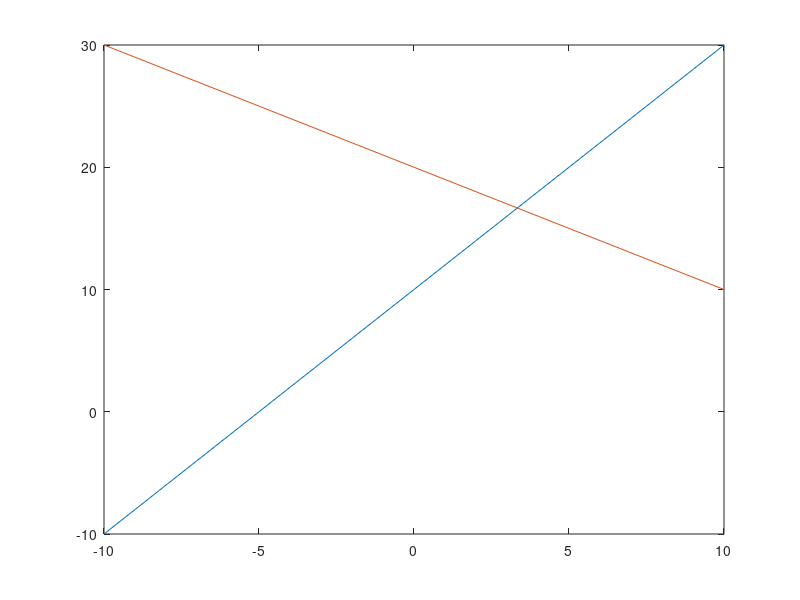

Recreate this plot in MATLAB. (Note: this script raises an error after producing the figure.)
% J.Williams
% University of Wisconsin-Madison
% EPD629: Powertrain Systems and Controls
% Assignement 01
% 2022-01-26



% Q1:
% Find intersection of two lines (2 points)
% 
% Define slope and y-intercept for line 1 as: m1 = 2 and b1 = 10
% Define x-breakpoints for line 1 as: xVector1 = -10:10;
% Calculate corresponding y points as: yVector1 = m1 * xVector1 + b1;
% Plot line 1.
% 
% Define slope and y-intercept for line 2 as: m2 = -1 and b2 = 20
% Define x-breakpoints for line 2 as: xVector2 = -10:10;
% Calculate corresponding y points as: yVector2 = m2 * xVector2 + b2;
% Plot line 2 (overlay line 2 on top of plot for line 1 using the “hold on” command prior to the second plot command).
% 
% These two lines can be represented in matrix form as:
% A * z = B
% or
% -m11-m21 * xy = b1b2
% 
% Create matrix A and B in your script
% 
% Find intersection of these two lines using Cramer’s rule:
% xIntersect = det([b1 1;b2 1]) / det(A)
% yIntersect = det([-m1 b1;-m2 b2]) / det(A)
% 
% Add the intersection point to your plot using the following command
% 	plot(xIntersect,yIntersect,'*')
% 
% Label the plot axes using the xlabel land ylabel commands
% xlabel('x')
% ylabel('y')
% 
% The intersection can also be found by multiplying both sided of the matrix equation by the inverse of A;
% 	A-1 * A * z = A-1 * B
% or
% 	z = A-1 * B
% 
% Use the MATLAB inv() function to solve for vector z  
% 	z = inv(A) * B
% 
% Use the MATLAB left matrix divide “\” function to solve for vector z
% 	z = A \ B
% 
% The first term of vector z is the x-intersect and the second term of vector z is the y-intersect. Make sure the result using the inverse is the same as the result using Cramer’s rule.

clear;clc; % Clean workspace and command window
fprintf("Q1:\n")

m1 = 2; % slope of line 1
b1 = 10; % y-intercept of line 1
xVector1 = [-10:10]; % x-breakpoints of line 1 (I assume this is the valid domain)
yVector1 = m1 * xVector1 + b1; % Calculate y-points of line 1 (y=mx+b) 
plot(xVector1, yVector1)

m2 = -1; % slope of line 2
b2 = 20; % y-intercept of line 2
xVector2 = [-10:10]; % domain of line 2
yVector2 = m2 * xVector2 + b2; % range of line 2
hold on; plot(xVector2, yVector2) % plot line 2 on same plot as line 1

A = [-m1, 1; -m2, 1]; 
B = [b1, b2]'; % y-intercept vector (column)

xIntersect = det([b1 1;b2 1]) / det(A); % Find x position of intersection point
yIntersect = det([-m1 b1;-m2 b2]) / det(A); % Find y position of intersection point
disp("Point is at: (" + xIntersect + ", " + yIntersect + ")")
plot(xIntersect, yIntersect,"*") % Add the intersection point to the plot
xlabel('x')
ylabel('y')

% Use different ways of finding the intersection point ...
z1 = [xIntersect, yIntersect];
z2 = inv(A) * B;
z3 = A\B;

%%% Below did not work, would have to adjust because of row vs
%%% column vector...
% if z1 == z2
%     z_12_same = 1
% else
%     z_12_same = 0
% end
% 
% if z2 == z3
%     z_23_same = 1
% else
%     z_12_same = 0
% end

disp("z1 = (" + z1(1) + "," + z1(2) + ")")
disp("z2 = (" + z2(1) + "," + z2(2) + ")")
disp("z3 = (" + z3(1) + "," + z3(2) + ")")

hold off



% Q2:
% Find equation of line through two points (2 points)
% 
% Define two points as follows:
% x1 = -5
% y1 = -5
% x2 = 5
% y2 = 10
% 
% We want an equation in the form of a line.
% 	C1 + C2 * x = y
% We are given two points for x and y so we can solve for C1 and C2 by first writing the equations in matrix form.
% A * C = B
% or
% 1x11x2 * C1C2 = y1y2
% 
% Solve for the coefficients as follows:
% 	C = A-1 * B
% 
% Use the MATLAB inv() function to solve for vector C  
% 	C = inv(A) * B
% 
% Use the MATLAB left matrix divide “\” function to solve for vector C
% 	C = A \ B
% 
% Define x-breakpoints for line as: xVector = -10:10;
% Calculate corresponding y points as: yVector = C(1) + C(2) * xVector;
% Plot the line and two original points on the same plot.
% Label the plot axes.

% Clean the workspace of variables, store given points
clear;
fprintf("\nQ2:\n")
x1 = -5;
y1 = -5;
x2 = 5;
y2 = 10;

% Formula of line: (C_1 + C_2 * x = y)
% This is asking for us to solve system of equations using matrices
% Recall that this is setup where the matrix form is:
% [coefficients_array]*[Variables_col_vector]=[constants_col_vector]
A = [1, x1; 1, x2]; % Coefficient matrix array
% C = [C1; C2]; % Variables array to solve for
B = [y1; y2]; % 'Constants' array

% Find variables matrix solution, compare different methods
C1 = A^(-1)*B;
C2 = inv(A)*B;
C3 = A\B; % The 'B' must be on 'top'
disp("C1 = (" + C1(1) + "," + C1(2) + ")")
disp("C2 = (" + C2(1) + "," + C2(2) + ")")
disp("C3 = (" + C3(1) + "," + C3(2) + ")")
C = C2;

xVector = [-10, 10]; % define domain of line 2
yVector = C(1) + C(2) * xVector; % define range of line 2
% plot line and two original given points on same plot
figure % Create a new figure window, so the old one from Q1 does not get overwritten
plot(xVector, yVector)
hold on
plot(x1,y1,"*"); plot(x2,y2,"*")
xlabel('x')
ylabel('y')
hold off



% Q3:
% Find best fit equation of line through three points (2 points)
% 
% Define three points as follows:
% x1 = -5
% y1 = -5
% x2 = 5
% y2 = 10
% x3 = 1
% y3 = 0
% 
% We want an equation in the form of a line.
% 	C1 + C2 * x = y
% We are given three points for x and y so we can solve for C1 and C2 by first writing the equations in matrix form.
% A * C = B
% or
% 1x11x21x3 * C1C2 = y1y2y3
% 
% In this case the inverse function does not work because matrix A is not square. Instead we use the pseudoinverse pinv() function.  
% Use the MATLAB pinv() function to solve for vector C  
% 	C = pinv(A) * B
% 
% Use the MATLAB left matrix divide “\” function to solve for vector C
% 	C = A \ B
% 
% In cases where there is a unique solution “pinv” and “\” provide a solution that minimizes the sum of the errors squared (method of least squares).  
% If there are not enough linear independent equations to find all the coefficients, then infinite solutions exist.  For example, if you try fitting a line to data points that all have the same x values, the slope could be any value.  In this case the equations are said to be rank deficient (the “rank” of A is less than the number of coefficients in C).  For rank deficient equations, the left matrix divide “\” function will assign zero to some of the coefficients while the pseudoinverse will find a solution that may assigns numbers to all the coefficients while minimizing the “norm” function. 
% Define x-breakpoints for line as: xVector = -10:10;
% Calculate corresponding y points as: yVector = C(1) + C(2) * xVector;
% Plot the line and three original points on the same plot.
% Label the plot axes.


clear; % Clean the workspace of variables in previous problem
fprintf("\nQ3:\n")

% Define given points
x1 = -5;
y1 = -5;
x2 = 5;
y2 = 10;
x3 = 1;
y3 = 0;

A = [1, x1; 1, x2; 1, x3]; % Define array A as 'coefficient' matrix
B = [y1; y2; y3]; % Define column vector B as 'constants' matrix
C = A\B; % Find the variables of C1 and C2
C_alt = pinv(A)*B; % Use alternative method to check above; use 'psuedoinverse' instead of inverse because matrix not square....
C1 = C(1);
C2 = C(2);
C_check = (round(C(1),8) == round(C_alt(1),8));
disp("Check if C and C_alt calculate to the same: " + C_check)

% Plot points that we need to find best fit line for
figure
hold on
plot(x1, y1, "*")
plot(x2, y2, "*")
plot(x3, y3, "*")
xlim([-10,10]) %%%
ylim([-15,15]) %%%

% Plot best fit line through the points
xVector = [-10:10]; % domain to plot
yVector = C1 + C2*xVector;
plot(xVector, yVector)
hold off





% Q4:
% Find equation of parabola through three points (2 points)
% 
% Define three points as follows:
% x1 = -5
% y1 = -5
% x2 = 5
% y2 = 10
% x3 = 1
% y3 = 0
% 
% We want an equation in the form of a parabola:
% 	C1 + C2 * x + C3 * x2 = y
% We are given three points for x and y so we can solve for C1, C2 and C3 by first writing the equations in matrix form.
% A * C = B
% or
% 1x1x121x2x221x3x32 * C1C2C3 = y1y2y3
% 
% Use the MATLAB inv() function to solve for vector 
% 	C = inv(A) * B
% 
% Use the MATLAB left matrix divide “\” function to solve for vector C
% 	C = A \ B
% 
% Define x-breakpoints for line as: xVector = -10:10;
% Calculate corresponding y points as: yVector = C(1) + C(2) * xVector + C(3) * xVector.^2;
% 	where the dot notation “.^2” means to square each term of the array
% Plot the parabola and three original points on the same plot.
% Label the plot axes.


clear; % Clean the workspace of variables in previous problem
fprintf("\nQ4:\n")

% Define given points
x1 = -5;
y1 = -5;
x2 = 5;
y2 = 10;
x3 = 1;
y3 = 0;

% Plot the given points
figure
hold on
plot(x1, y1, "*")
plot(x2, y2, "*")
plot(x3, y3, "*")
xlim([-10, 10])
ylim([-10, 15])

% Find variables (C1, C2, C3)
A = [1, x1, x1^2; % Coefficient matrix (coefficients in front of variable C1, C2 etc)
     1, x2, x2^2;
     1, x3, x3^3];
B = [y1; y2; y3]; % Constants matrix
C = inv(A)*B; % Find variable values (C1, C2, C3)
C_alt = A\B; % Find variable values using different method to check

% Check if alternative method agrees with original method
if round(C(1),8) == round(C_alt(1),8) & round(C(2),8) == round(C_alt(2),8) & round(C(3),8) == round(C_alt(3),8)
    C_check = true;
else
    C_check = false;
end
disp("Check if C and C_alt calculate to the same: " + C_check)

xVector = [-10:10];
yVector = C(1) + C(2) * xVector + C(3) * xVector.^2;
plot(xVector, yVector)
hold on
xlabel('x')
ylabel('y')
hold off











% Q5:
% Find equation of plane through three points (2 points)
% 
% Define three points as follows:
% x1 = -10
% y1 = 10
% z1 = 0
% x2 = 10
% y2 = -10
% z2 = 0
% x3 = -10
% y3 = -10
% z3 = -30
% 
% We want an equation of the form of a plane:
% 	C1 + C2 * x + C3 * y = z
% We are given three points for x, y and z so we can solve for C1, C2 and C3 by first writing the equations in matrix form. 
% A * C = B
% or
% 1x1y11x2y21x3y3 * C1C2C3 = z1z2z3
% 
% Use the MATLAB inv() function to solve for vector C
% 	C = inv(A) * B
% 
% Use the MATLAB left matrix divide “\” function to solve for vector C
% 	C = A \ B
% 
% Define x-breakpoints for line as: xVector = -10:2:10;
% Define y-breakpoints for line as: yVector = -10:10;
% Define x and y arrays using the meshgrid() function.
% 	[xArray,yArray] = meshgrid(xVector,yVector) 
% Calculate corresponding z points as: 
% zArray = C(1) + C(2) * xArray + C(3) * yArray; 
% Plot the plane surface and three original points on the same plot.
% surf(xArray,yArray,zArray)
% hold on
% plot3(x1,y1,z1,'.r')
% plot3(x2,y2,z2,'.r')
% plot3(x3,y3,z3,'.r') 
% Label the plot axes.

fprintf("\nQ5:\n")
clear;

% Define the given points
x1 = -10;
y1 = 10;
z1 = 0;
x2 = 10;
y2 = -10;
z2 = 0;
x3 = -10;
y3 = -10;
z3 = -30;

% Find the variable matrix
A = [1, x1, y1; % Coefficient matrix
     1, x2, y2;
     1, x3, y3];
B = [z1, z2, z3]'; % Constants matrix
C = inv(A)*B; % Variable matrix
C_alt = A\B; % Alternative method to find variable matrix

% Check if alternative method agrees with original method
if round(C(1),8) == round(C_alt(1),8) & round(C(2),8) == round(C_alt(2),8) & round(C(3),8) == round(C_alt(3),8)
    C_check = true;
else
    C_check = false;
end
disp("Check if C and C_alt calculate to the same: " + C_check)

% Solve for Z
xVector = [-10:2:10]; % domain
yVector = [-10:10]; % range
[xArray, yArray] = meshgrid(xVector, yVector); % believe this just copies thex vector how ever many times the y vector has points?
zArray = C(1) + C(2)*xArray + C(3)*yArray;

% Plot plane and points
figure
surf(xArray, yArray, zArray) % Plot plane (surface)
hold on
plot3(x1, y1, z1, ".r") % Plot first point
plot3(x2, y2, z2, ".r") % Plot second point
plot3(x3, y3, z3, ".r") % Plot third point
xlabel('x')
ylabel('y')
hold off
